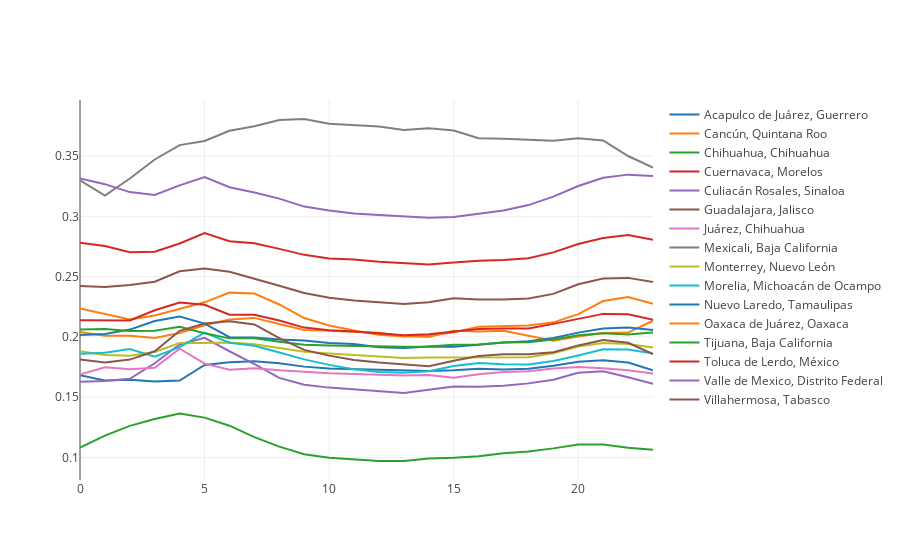

Notebook cell for this chart:
### Markdown cell above
# dilation coefficient is similar

### Code cell
tmp = dv_r_mpol[1000].drop('dilatation coefficient', axis=1)
offline.iplot({
    'data':[{'x': list(range(24)), 'y': tmp.loc[r].tolist(), 'name': r} for r in tmp.index]
})
